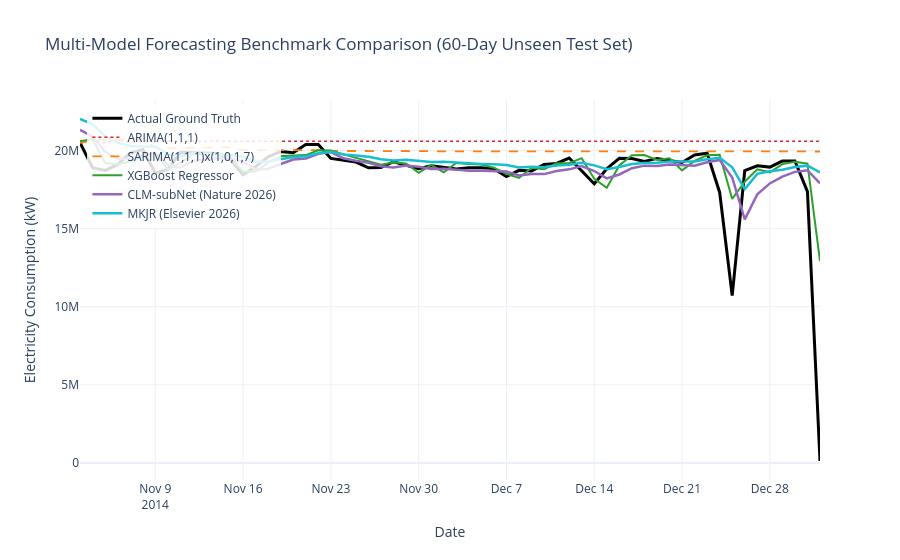

Notebook code cell kept with this figure:
### Code cell
fig_benchmark = go.Figure()

# Ground Truth
fig_benchmark.add_trace(go.Scatter(x=test.index, y=test['Total_Load'], mode='lines', name='Actual Ground Truth', line=dict(color='black', width=3)))

# Baselines
fig_benchmark.add_trace(go.Scatter(x=test.index, y=test['ARIMA'], mode='lines', name='ARIMA(1,1,1)', line=dict(color='#d62728', dash='dot', width=1.5)))
fig_benchmark.add_trace(go.Scatter(x=test.index, y=test['SARIMA'], mode='lines', name='SARIMA(1,1,1)x(1,0,1,7)', line=dict(color='#ff7f0e', dash='dash', width=1.8)))
fig_benchmark.add_trace(go.Scatter(x=test.index, y=test['XGBoost'], mode='lines', name='XGBoost Regressor', line=dict(color='#2ca02c', width=2)))

# Paper Architectures
fig_benchmark.add_trace(go.Scatter(x=test.index, y=test['CLM-subNet'], mode='lines', name='CLM-subNet (Nature 2026)', line=dict(color='#9467bd', width=2.5)))
fig_benchmark.add_trace(go.Scatter(x=test.index, y=test['MKJR'], mode='lines', name='MKJR (Elsevier 2026)', line=dict(color='#17becf', width=2.5)))

fig_benchmark.update_layout(
    title='Multi-Model Forecasting Benchmark Comparison (60-Day Unseen Test Set)',
    xaxis_title='Date',
    yaxis_title='Electricity Consumption (kW)',
    template='plotly_white',
    hovermode='x unified',
    legend=dict(x=0.01, y=0.99, bgcolor='rgba(255,255,255,0.85)')
)
fig_benchmark.show()
